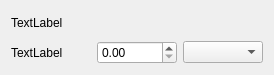
<?xml version="1.0" encoding="UTF-8"?>
<ui version="4.0">
 <class>Test</class>
 <widget class="QWidget" name="Test">
  <property name="geometry">
   <rect>
    <x>0</x>
    <y>0</y>
    <width>274</width>
    <height>75</height>
   </rect>
  </property>
  <property name="windowTitle">
   <string/>
  </property>
  <layout class="QGridLayout" name="gridLayout">
   <item row="0" column="0">
    <widget class="QLabel" name="weightLabel">
     <property name="text">
      <string>TextLabel</string>
     </property>
    </widget>
   </item>
   <item row="0" column="1" colspan="2">
    <layout class="QHBoxLayout" name="weightLayout"/>
   </item>
   <item row="1" column="0">
    <widget class="QLabel" name="heightLabel">
     <property name="text">
      <string>TextLabel</string>
     </property>
    </widget>
   </item>
   <item row="1" column="1">
    <widget class="QDoubleSpinBox" name="heightValue"/>
   </item>
   <item row="1" column="2">
    <widget class="QComboBox" name="heightUnits"/>
   </item>
  </layout>
 </widget>
 <resources/>
 <connections/>
</ui>
